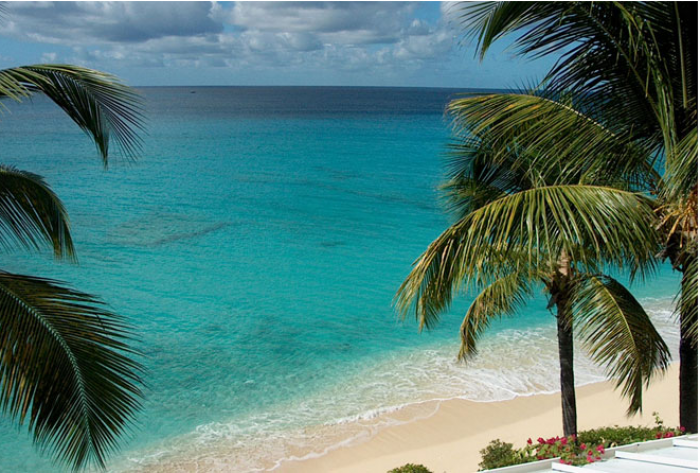
#> input picture images/beach.png, 700 x 473 px
$ python split_and_merge.py --image ../images/beach.png
#> lines starting #> are read from the running program, lines starting #| are printed output that depends on the picture
#!/usr/bin/env python
# -*- coding: utf-8 -*-

"""
Created on : 01 Sep 2016

Description: split_and_merge.py
             Split the individual RGB channels of an image and merge
             Usage:
             python3 split_and_merge.py --image ../images/beach.png

@ author   : sampathsingamsetty
"""

import numpy as np
import argparse
import cv2

ap = argparse.ArgumentParser()
ap.add_argument("-i", "--image", required=True, help="Path to the Image")
args = vars(ap.parse_args())

image = cv2.imread(args["image"])
#> image is the input picture: shape (473, 700, 3); mean B, G, R 116.9, 121.9, 79.3
# split the image
(B, G, R) = cv2.split(image)
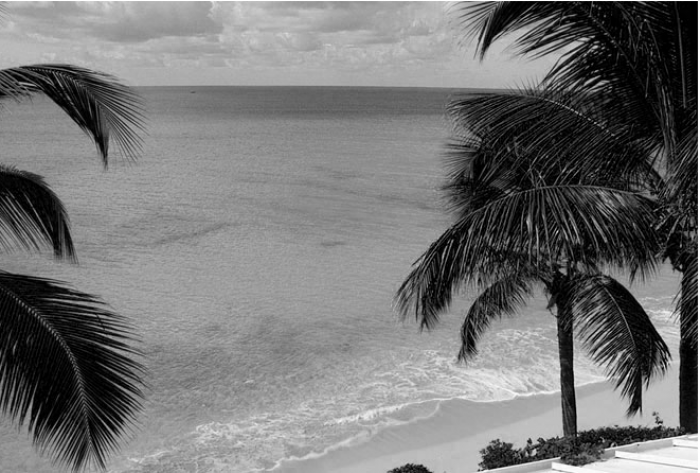
#> B: shape (473, 700); min 0, max 255, mean 116.9
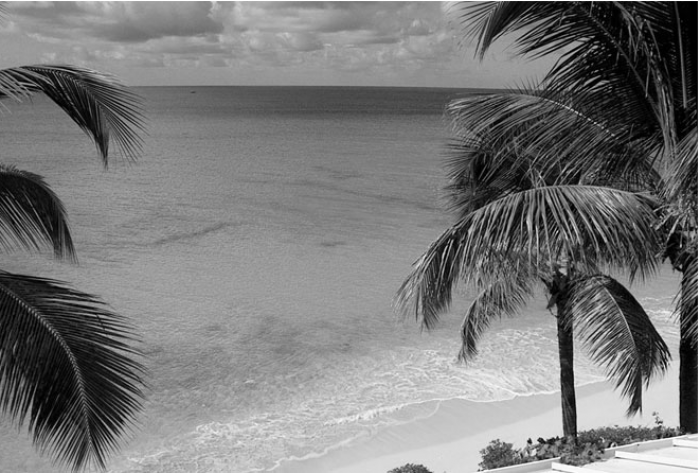
#> G: shape (473, 700); min 0, max 255, mean 121.9
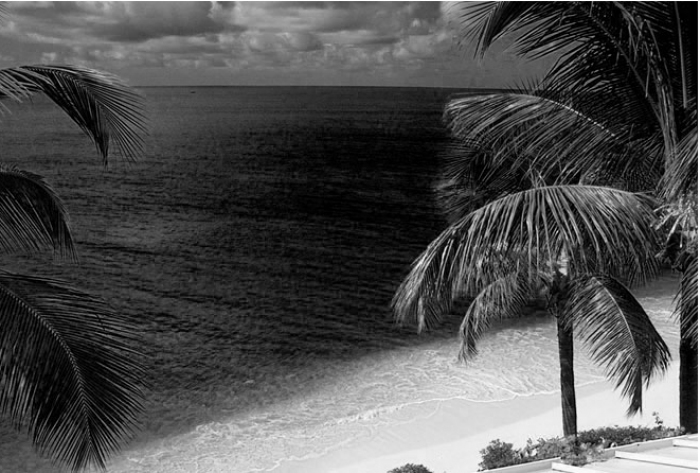
#> R: shape (473, 700); min 0, max 255, mean 79.3
cv2.imshow("Red", R)
cv2.imshow("Green", G)
cv2.imshow("Blue", B)
cv2.waitKey(0)

# merging the channels
merged = cv2.merge([B, G, R])
cv2.imshow("Merged Image", merged)
cv2.waitKey(0)

# another approach
zeros = np.zeros(image.shape[:2], dtype="uint8")
cv2.imshow("Numpy Red", cv2.merge([zeros, zeros, R]))
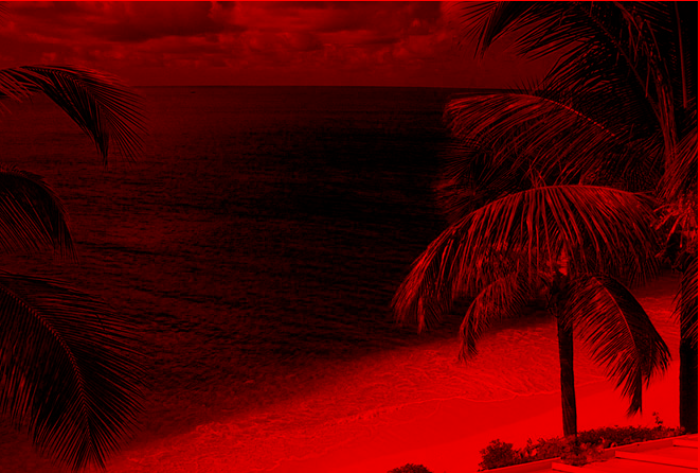
#> window 'Numpy Red': shape (473, 700, 3); mean B, G, R 0, 0, 79.3
cv2.imshow("Numpy Green", cv2.merge([zeros, G, zeros]))
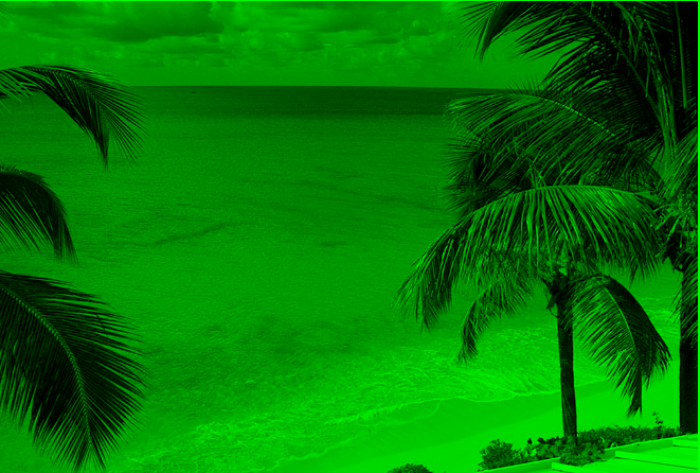
#> window 'Numpy Green': shape (473, 700, 3); mean B, G, R 0, 121.9, 0
cv2.imshow("Numpy Blue", cv2.merge([B, zeros, zeros]))
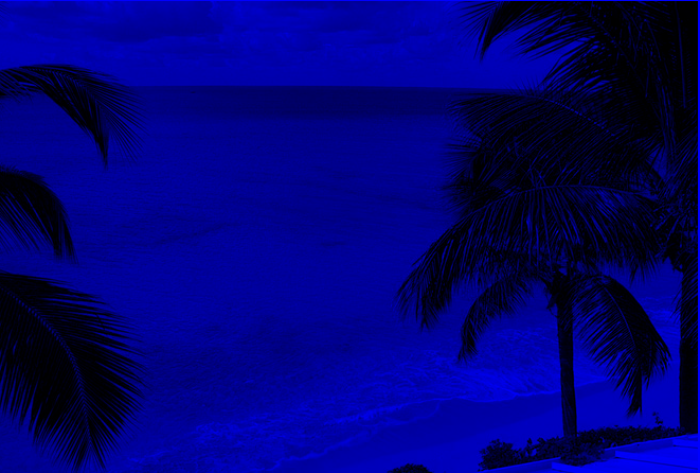
#> window 'Numpy Blue': shape (473, 700, 3); mean B, G, R 116.9, 0, 0
cv2.waitKey(0)

cv2.destroyAllWindows()
